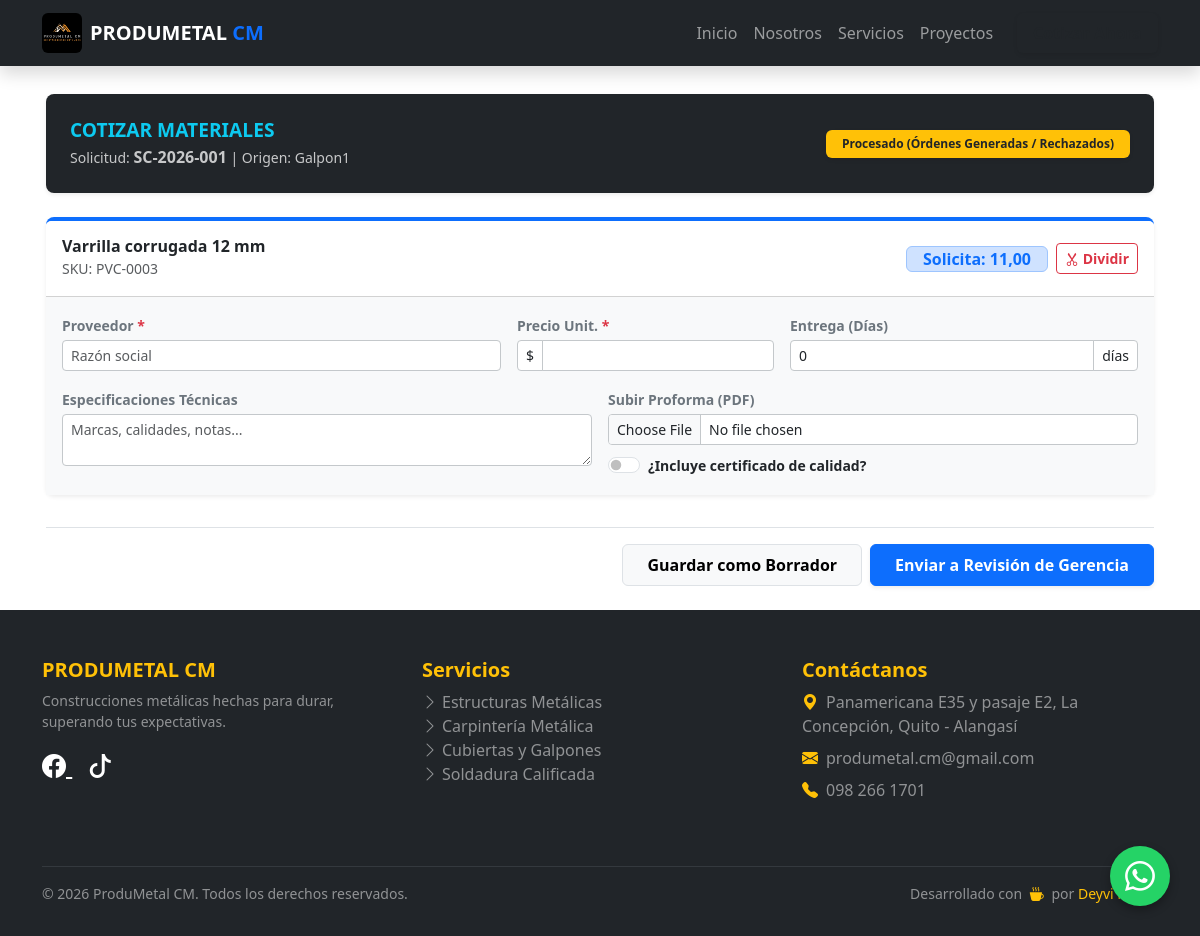
The app's page /erp/cotizacion/atender/1/ (signed in) with its own data.
### web/models.py (models this page shows, shortened)
class SolicitudCompra(models.Model):
    ESTADOS = [
        ('ENVIADO_A_COMPRAS', 'Pendiente de Cotización (En Compras)'),
        ('COTIZADO', 'Cotizado (Esperando Aprobación Admin)'),
        ('PROCESADO', 'Procesado (Órdenes Generadas / Rechazados)'),
    ]
    folio = models.CharField(max_length=20, unique=True, blank=True, editable=False)
    requerimiento_origen = models.ForeignKey(Requerimiento, on_delete=models.SET_NULL, null=True, blank=True)
    fecha_creacion = models.DateTimeField(auto_now_add=True)
    estado = models.CharField(max_length=30, choices=ESTADOS, default='ENVIADO_A_COMPRAS')
    observaciones_admin = models.TextField(blank=True)

class Requerimiento(models.Model):
    ESTADOS = [
        ('PENDIENTE', 'Pendiente de Aprobación Admin'),
        ('APROBADO', 'Aprobado'),
        ('RECHAZADO', 'Rechazado'),
        ('PARCIALMENTE_DESPACHADO', 'Parcialmente Despachado'),
        ('DESPACHADO', 'Despachado Totalmente'),
        ('EN_COMPRAS', 'Enviado a Compras'),
    ]
    folio = models.CharField(max_length=20, unique=True, blank=True, editable=False)
    solicitante = models.ForeignKey(User, on_delete=models.PROTECT, related_name='requerimientos')
    proyecto = models.ForeignKey(Proyecto, on_delete=models.PROTECT)
    fecha_solicitud = models.DateTimeField(auto_now_add=True)
    estado = models.CharField(max_length=30, choices=ESTADOS, default='PENDIENTE')
    observaciones = models.TextField(blank=True)
    history = HistoricalRecords()

class Proyecto(models.Model):
    nombre = models.CharField(max_length=200)
    centro_costos = models.CharField(max_length=100, unique=True, blank=True)
    descripcion = models.TextField(blank=True, null=True, verbose_name="Descripción del Proyecto")
    is_active = models.BooleanField(default=True, help_text="Desmarcar para borrado lógico")
    fecha_creacion = models.DateTimeField(auto_now_add=True)
    bodega_proyecto = models.OneToOneField(Bodega, on_delete=models.SET_NULL, null=True, blank=True, related_name='proyecto_asociado')
    history = HistoricalRecords() # AUDITORÍA TOTAL

class CotizacionItem(models.Model):
    ESTADOS_APROBACION = [
        ('PENDIENTE', 'Pendiente de Revisión'),
        ('APROBADO', 'Aprobado para Compra'),
        ('COMPRADO', 'Órden de Compra Generada'),
        ('RECHAZADO', 'Rechazado'),
    ]
    solicitud = models.ForeignKey(SolicitudCompra, related_name='items_cotizados', on_delete=models.CASCADE)
    material = models.ForeignKey(Material, on_delete=models.PROTECT)
    cantidad_requerida = models.DecimalField(max_digits=10, decimal_places=2)
    proveedor_cotizado = models.CharField(max_length=200, blank=True, null=True)
    precio_unitario = models.DecimalField(max_digits=10, decimal_places=2, blank=True, null=True)
    tiempo_entrega_dias = models.PositiveIntegerField(default=0, help_text="Días hábiles para entrega") # NUEVO: Crucial para gerencia
    especificaciones_tecnicas = models.TextField(blank=True)
    certificado_calidad_incluido = models.BooleanField(default=False)
    archivo_cotizacion = models.FileField(upload_to='cotizaciones/%Y/%m/%d/', blank=True, null=True) # ORGANIZACIÓN DIARIA
    estado_aprobacion = models.CharField(max_length=15, choices=ESTADOS_APROBACION, default='PENDIENTE')
    motivo_rechazo = models.TextField(blank=True)

class Material(models.Model):
    categoria = models.ForeignKey(Categoria, on_delete=models.PROTECT)
    sku = models.CharField(
        max_length=50, unique=True, blank=True, editable=False,
        help_text="Código único auto-generado"
    )
    nombre = models.CharField(
        max_length=200,
        help_text="Nombre comercial o norma técnica"
    )
    descripcion = models.TextField(blank=True, null=True)
    stock_actual = models.DecimalField(
        max_digits=10, decimal_places=2, default=0.00,
        help_text="Stock Total (Suma de bodegas). Denormalizado para reportes rápidos."
    )
    stock_minimo = models.DecimalField(
        max_digits=10, decimal_places=2, default=5.00,
        help_text="Umbral para alertas de reabastecimiento"
    )
    precio_base = models.DecimalField(
        max_digits=10, decimal_places=2, default=0.00,
        help_text="Precio unitario sin impuesto"
    )
    impuesto_porcentaje = models.DecimalField(
        max_digits=5, decimal_places=2, default=15.00,
        help_text="Porcentaje de impuesto (IVA, etc)"
    )
    is_active = models.BooleanField(
        default=True,
        help_text="Desmarcar para borrado lógico (mantiene histórico)"
    )
    fecha_creacion = models.DateTimeField(auto_now_add=True)
    fecha_modificacion = models.DateTimeField(auto_now=True)
    history = HistoricalRecords()
    class Meta:
        verbose_name_plural = "Inventario (Materiales y Consumibles)"
        ordering = ['-fecha_creacion']
        indexes = [
            models.Index(fields=['sku']),
            models.Index(fields=['categoria', 'is_active']),
        ]

### web/views.py (the view, shortened to what this page needs)
# urls.py: path('erp/cotizacion/atender/<int:solicitud_id>/', views.atender_cotizacion, name='atender_cotizacion'),
@login_required(login_url='login')
@user_passes_test(es_comprador, login_url='dashboard_erp')
def atender_cotizacion(request, solicitud_id):
    solicitud = get_object_or_404(SolicitudCompra, id=solicitud_id)
    items = solicitud.items_cotizados.all()
    return render(request, 'web/erp/atender_cotizacion.html', {'solicitud': solicitud, 'items': items})

### web/views.py (called while the page is built)
def es_comprador(user):
    return user.groups.filter(name='Compras').exists() or user.is_superuser

### web/templates/web/erp/atender_cotizacion.html (shortened to what this page needs)
{% extends 'web/base.html' %}
{% block content %}
<div class="container my-3 my-md-4 px-2 px-md-3">
    <div class="card border-0 shadow-sm mb-4 bg-dark text-white rounded-3">
        <div class="card-body p-3 p-md-4">
            <div class="d-flex flex-column flex-md-row justify-content-between align-items-md-center gap-2">
                <div>
                    <h5 class="card-title mb-1 text-uppercase fw-bold text-info" style="font-size: 1.2rem;">
                        Cotizar Materiales
                    </h5>
                    <p class="card-text small mb-0 opacity-75">
                        Solicitud: <span class="fw-bold text-white fs-6">{{ solicitud.folio }}</span>
                        | Origen: {{ solicitud.requerimiento_origen.proyecto.nombre|default:"Stock General" }}
                    </p>
                </div>
                <span class="badge bg-warning text-dark px-3 py-2 fw-bold shadow-sm">
                    {{ solicitud.get_estado_display }}
                </span>
            </div>
        </div>
    </div>
    <form method="POST" enctype="multipart/form-data" class="needs-validation" novalidate>
        <div class="row">
            {% for item in items %}
            <div class="col-12 mb-4">
                <div class="card border-0 shadow-sm rounded-3 border-top border-4 border-primary">
                    <div class="card-header bg-white d-flex flex-column flex-sm-row justify-content-between align-items-sm-center py-3 gap-2">
                        <div>
                            <h6 class="mb-0 fw-bold text-dark">{{ item.material.nombre }}</h6>
                            <small class="text-muted">SKU: {{ item.material.sku }}</small>
                        </div>
                        <div class="d-flex align-items-center gap-2">
                            <span class="badge bg-primary-subtle text-primary fs-6 fw-bold px-3 py-1 border border-primary-subtle">
                                Solicita: {{ item.cantidad_requerida }}
                            </span>
                            <button type="button" class="btn btn-sm btn-outline-danger fw-bold" data-bs-toggle="modal" data-bs-target="#modalDesglosar{{ item.id }}">
                                <i class="bi bi-scissors"></i> Dividir
                            </button>
                        </div>
                    </div>
                    <div class="card-body bg-light">
                        <div class="row g-3">
                            <div class="col-12 col-md-5">
                                <label class="form-label small fw-bold text-secondary mb-1">Proveedor <span class="text-danger">*</span></label>
                                <input type="text" name="proveedor_{{ item.id }}" class="form-control form-control-sm border-secondary-subtle" placeholder="Razón social" required>
                            </div>
                            <div class="col-6 col-md-3">
                                <label class="form-label small fw-bold text-secondary mb-1">Precio Unit. <span class="text-danger">*</span></label>
                                <div class="input-group input-group-sm">
                                    <span class="input-group-text bg-white border-secondary-subtle">$</span>
                                    <input type="number" name="precio_{{ item.id }}" step="0.01" min="0.01" class="form-control border-secondary-subtle fw-bold text-primary" required>
                                </div>
                            </div>
                            <div class="col-6 col-md-4">
                                <label class="form-label small fw-bold text-secondary mb-1">Entrega (Días)</label>
                                <div class="input-group input-group-sm">
                                    <input type="number" name="tiempo_{{ item.id }}" min="0" value="0" class="form-control border-secondary-subtle">
                                    <span class="input-group-text bg-white border-secondary-subtle">días</span>
                                </div>
                            </div>
                            <div class="col-12 col-md-6">
                                <label class="form-label small fw-bold text-secondary mb-1">Especificaciones Técnicas</label>
                                <textarea name="especificaciones_{{ item.id }}" rows="2" class="form-control form-control-sm border-secondary-subtle" placeholder="Marcas, calidades, notas..."></textarea>
                            </div>
                            <div class="col-12 col-md-6 d-flex flex-column justify-content-between">
                                <div>
                                    <label class="form-label small fw-bold text-secondary mb-1">Subir Proforma (PDF)</label>
                                    <input type="file" name="archivo_cotizacion_{{ item.id }}" accept=".pdf" class="form-control form-control-sm border-secondary-subtle">
                                </div>
                                <div class="form-check form-switch mt-2">
                                    <input class="form-check-input" type="checkbox" name="certificado_{{ item.id }}" id="cert_{{ item.id }}">
                                    <label class="form-check-label small fw-bold text-dark" for="cert_{{ item.id }}">¿Incluye certificado de calidad?</label>
                                </div>
                            </div>
                        </div>
                    </div>
                </div>
            </div>
            {% empty %}
            <div class="col-12 text-center py-5 text-muted">
                <p>No hay ítems pendientes de cotizar en esta solicitud.</p>
            </div>
            {% endfor %}
        </div>
        {% if items %}
        <div class="d-flex flex-column flex-md-row justify-content-end gap-2 mt-2 border-top pt-3">
            <a href="{% url 'dashboard_erp' %}" class="btn btn-light border fw-bold order-2 order-md-1 py-2 px-4">Guardar como Borrador</a>
            <button type="submit" class="btn btn-primary fw-bold order-1 order-md-2 py-2 px-4 shadow-sm">
                Enviar a Revisión de Gerencia
            </button>
        </div>
        {% endif %}
    </form>
</div>
{% endblock %}

### web/static/web/css/estilos.css (style rules this page uses)
body { padding-top: 70px; font-family: 'Segoe UI', Tahoma, Geneva, Verdana, sans-serif; }

### records on screen
SolicitudCompra: folio "SC-2026-001", requerimiento_origen.proyecto.nombre "Galpon1", estado "Procesado (Órdenes Generadas / Rechazados)"
CotizacionItem: material.nombre "Varrilla corrugada 12 mm", material.sku "PVC-0003", cantidad_requerida "11,00", id "Marcas, calidades, notas..."
